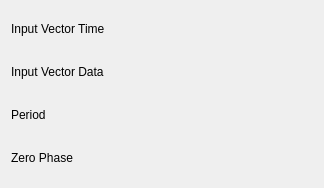
<ui version="4.0" >
 <class>PhaseConfig</class>
 <widget class="QWidget" name="PhaseConfig" >
  <property name="geometry" >
   <rect>
    <x>0</x>
    <y>0</y>
    <width>324</width>
    <height>188</height>
   </rect>
  </property>
  <layout class="QVBoxLayout" name="verticalLayout" >
   <item>
    <layout class="QHBoxLayout" name="horizontalLayout" >
     <item>
      <widget class="QLabel" name="label_3" >
       <property name="sizePolicy" >
        <sizepolicy vsizetype="Fixed" hsizetype="Fixed" >
         <horstretch>0</horstretch>
         <verstretch>0</verstretch>
        </sizepolicy>
       </property>
       <property name="text" >
        <string>Input Vector Time</string>
       </property>
       <property name="wordWrap" >
        <bool>false</bool>
       </property>
      </widget>
     </item>
     <item>
      <widget class="Kst::VectorSelector" native="1" name="_vectorTime" >
       <property name="sizePolicy" >
        <sizepolicy vsizetype="Preferred" hsizetype="Expanding" >
         <horstretch>0</horstretch>
         <verstretch>0</verstretch>
        </sizepolicy>
       </property>
      </widget>
     </item>
    </layout>
   </item>
   <item>
    <layout class="QHBoxLayout" name="horizontalLayout_3" >
     <item>
      <widget class="QLabel" name="label_5" >
       <property name="sizePolicy" >
        <sizepolicy vsizetype="Fixed" hsizetype="Fixed" >
         <horstretch>0</horstretch>
         <verstretch>0</verstretch>
        </sizepolicy>
       </property>
       <property name="text" >
        <string>Input Vector Data</string>
       </property>
       <property name="wordWrap" >
        <bool>false</bool>
       </property>
      </widget>
     </item>
     <item>
      <widget class="Kst::VectorSelector" native="1" name="_vectorData" >
       <property name="sizePolicy" >
        <sizepolicy vsizetype="Preferred" hsizetype="Expanding" >
         <horstretch>0</horstretch>
         <verstretch>0</verstretch>
        </sizepolicy>
       </property>
      </widget>
     </item>
    </layout>
   </item>
   <item>
    <layout class="QHBoxLayout" name="horizontalLayout_2" >
     <item>
      <widget class="QLabel" name="label_4" >
       <property name="sizePolicy" >
        <sizepolicy vsizetype="Fixed" hsizetype="Fixed" >
         <horstretch>0</horstretch>
         <verstretch>0</verstretch>
        </sizepolicy>
       </property>
       <property name="text" >
        <string>Period</string>
       </property>
       <property name="wordWrap" >
        <bool>false</bool>
       </property>
      </widget>
     </item>
     <item>
      <widget class="Kst::ScalarSelector" native="1" name="_scalarPeriod" />
     </item>
    </layout>
   </item>
   <item>
    <layout class="QHBoxLayout" name="horizontalLayout_4" >
     <item>
      <widget class="QLabel" name="label_6" >
       <property name="sizePolicy" >
        <sizepolicy vsizetype="Fixed" hsizetype="Fixed" >
         <horstretch>0</horstretch>
         <verstretch>0</verstretch>
        </sizepolicy>
       </property>
       <property name="text" >
        <string>Zero Phase</string>
       </property>
       <property name="wordWrap" >
        <bool>false</bool>
       </property>
      </widget>
     </item>
     <item>
      <widget class="Kst::ScalarSelector" native="1" name="_scalarZeroPhase" />
     </item>
    </layout>
   </item>
  </layout>
 </widget>
 <layoutdefault spacing="6" margin="11" />
 <pixmapfunction>qPixmapFromMimeSource</pixmapfunction>
 <customwidgets>
  <customwidget>
   <class>Kst::VectorSelector</class>
   <extends>QWidget</extends>
   <header>vectorselector.h</header>
  </customwidget>
  <customwidget>
   <class>Kst::ScalarSelector</class>
   <extends>QWidget</extends>
   <header>scalarselector.h</header>
  </customwidget>
 </customwidgets>
 <resources/>
 <connections/>
</ui>
